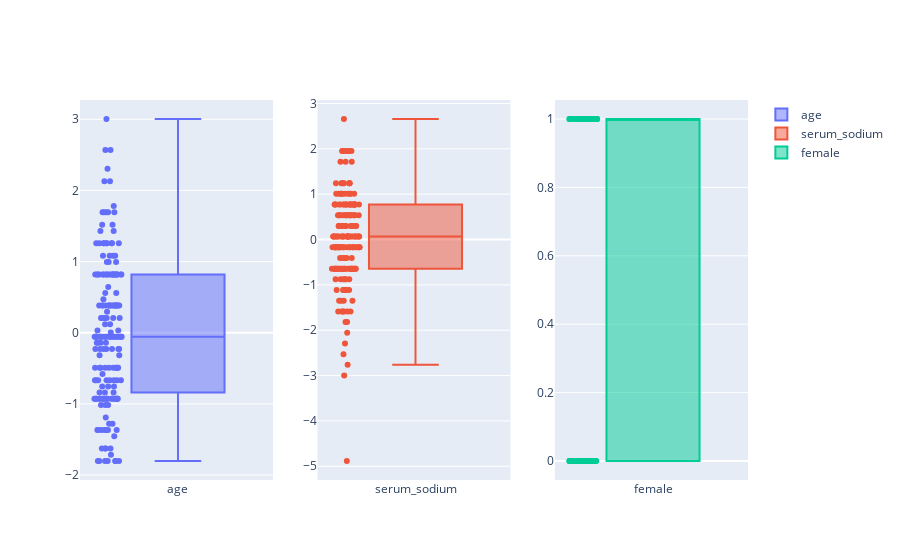

Notebook code for this chart:
### Code cell
fig = make_subplots(rows=1, cols=len(correlated_labels))
for i, var in enumerate(correlated_labels):
    fig.add_trace(
        go.Box(y=X_train[:, i+1],
        name=var),
        row=1, col=i+1
    )

fig.update_traces(boxpoints='all', jitter=.3)

### Figure 1 — Plotly figure (JSON) as saved in the notebook; plotly's stock layout.template omitted (floating-point values rounded to 4 significant figures; data arrays with more than 128 entries replaced by an {"elided": "..."} marker saying what was removed)
{"data": [{"boxpoints": "all", "jitter": 0.3, "name": "age", "type": "box", "xaxis": "x", "y": {"elided": "191 float values"}, "yaxis": "y"}, {"boxpoints": "all", "jitter": 0.3, "name": "serum_sodium", "type": "box", "xaxis": "x2", "y": {"elided": "191 float values"}, "yaxis": "y2"}, {"boxpoints": "all", "jitter": 0.3, "name": "female", "type": "box", "xaxis": "x3", "y": {"elided": "191 int values"}, "yaxis": "y3"}], "layout": {"xaxis": {"anchor": "y", "domain": [0, 0.2889]}, "xaxis2": {"anchor": "y2", "domain": [0.3556, 0.6444]}, "xaxis3": {"anchor": "y3", "domain": [0.7111, 1]}, "yaxis": {"anchor": "x", "domain": [0, 1]}, "yaxis2": {"anchor": "x2", "domain": [0, 1]}, "yaxis3": {"anchor": "x3", "domain": [0, 1]}}}
